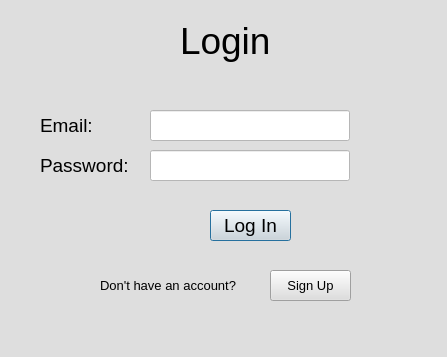
<?xml version="1.0" encoding="UTF-8"?>
<ui version="4.0">
 <class>Dialog</class>
 <widget class="QDialog" name="Dialog">
  <property name="geometry">
   <rect>
    <x>0</x>
    <y>0</y>
    <width>447</width>
    <height>357</height>
   </rect>
  </property>
  <property name="windowTitle">
   <string>Dialog</string>
  </property>
  <property name="styleSheet">
   <string notr="true">background-color: rgb(222, 222, 222);</string>
  </property>
  <widget class="QLabel" name="label">
   <property name="geometry">
    <rect>
     <x>180</x>
     <y>10</y>
     <width>91</width>
     <height>61</height>
    </rect>
   </property>
   <property name="styleSheet">
    <string notr="true">font-size:28pt</string>
   </property>
   <property name="text">
    <string>Login</string>
   </property>
  </widget>
  <widget class="QLabel" name="label_2">
   <property name="geometry">
    <rect>
     <x>40</x>
     <y>110</y>
     <width>61</width>
     <height>31</height>
    </rect>
   </property>
   <property name="styleSheet">
    <string notr="true">font-size:14pt</string>
   </property>
   <property name="text">
    <string>Email:</string>
   </property>
  </widget>
  <widget class="QLabel" name="label_3">
   <property name="geometry">
    <rect>
     <x>40</x>
     <y>150</y>
     <width>91</width>
     <height>31</height>
    </rect>
   </property>
   <property name="styleSheet">
    <string notr="true">font-size:14pt</string>
   </property>
   <property name="text">
    <string>Password:</string>
   </property>
  </widget>
  <widget class="QLineEdit" name="email">
   <property name="geometry">
    <rect>
     <x>150</x>
     <y>110</y>
     <width>200</width>
     <height>31</height>
    </rect>
   </property>
   <property name="styleSheet">
    <string notr="true">background-color: rgb(255, 255, 255);</string>
   </property>
  </widget>
  <widget class="QLineEdit" name="password">
   <property name="geometry">
    <rect>
     <x>150</x>
     <y>150</y>
     <width>200</width>
     <height>31</height>
    </rect>
   </property>
   <property name="styleSheet">
    <string notr="true">background-color: rgb(255, 255, 255);</string>
   </property>
  </widget>
  <widget class="QPushButton" name="loginButton">
   <property name="geometry">
    <rect>
     <x>210</x>
     <y>210</y>
     <width>81</width>
     <height>31</height>
    </rect>
   </property>
   <property name="styleSheet">
    <string notr="true">font-size:14pt</string>
   </property>
   <property name="text">
    <string>Log In</string>
   </property>
  </widget>
  <widget class="QLabel" name="label_4">
   <property name="geometry">
    <rect>
     <x>100</x>
     <y>270</y>
     <width>141</width>
     <height>31</height>
    </rect>
   </property>
   <property name="styleSheet">
    <string notr="true">font-size:10pt</string>
   </property>
   <property name="text">
    <string>Don't have an account?</string>
   </property>
  </widget>
  <widget class="QPushButton" name="signUpButton">
   <property name="geometry">
    <rect>
     <x>270</x>
     <y>270</y>
     <width>81</width>
     <height>31</height>
    </rect>
   </property>
   <property name="styleSheet">
    <string notr="true">font-size:10pt</string>
   </property>
   <property name="text">
    <string>Sign Up</string>
   </property>
  </widget>
 </widget>
 <resources/>
 <connections/>
</ui>
